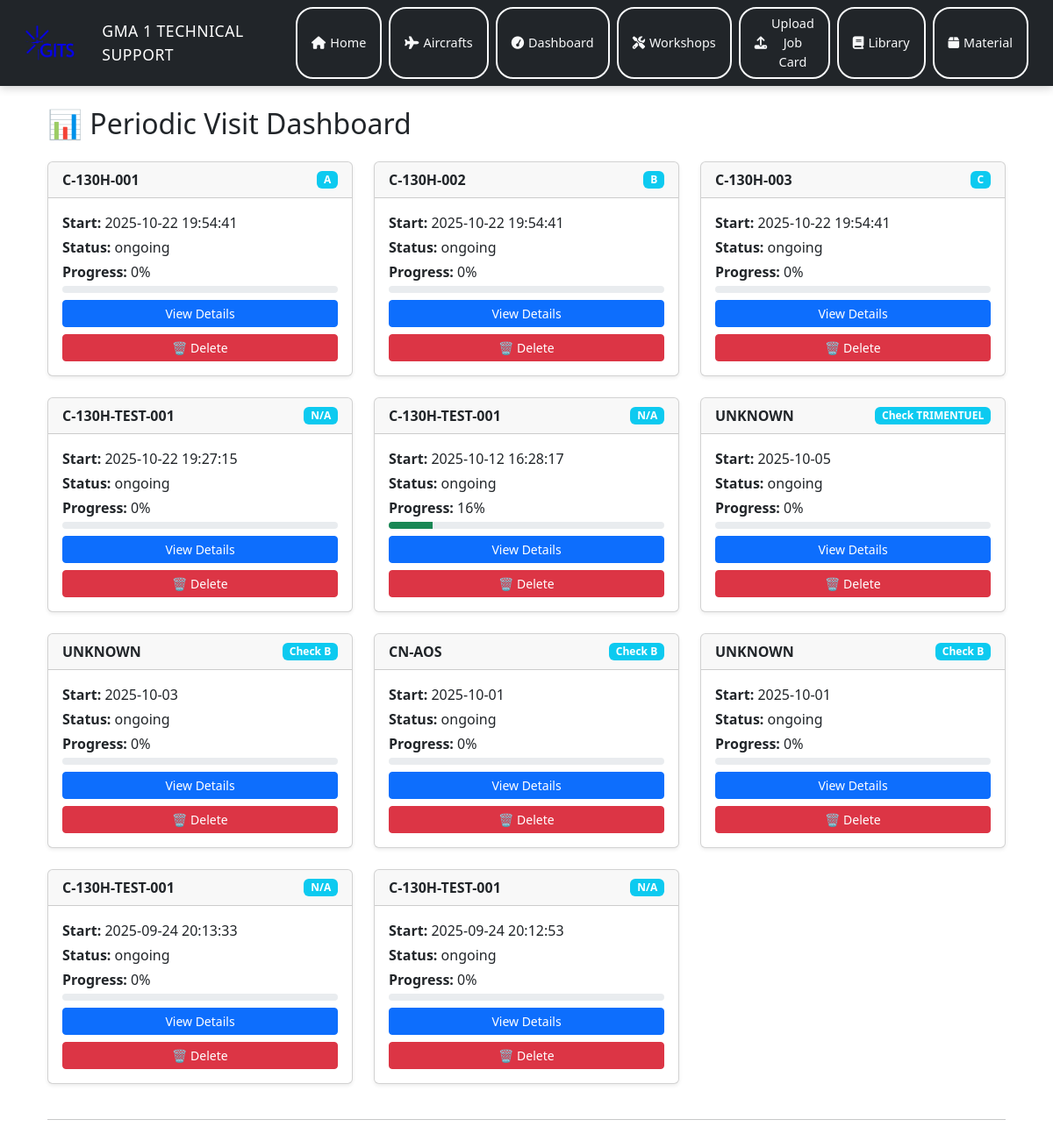
/dashboard, run on the app's committed database.
### tables this page shows
CREATE TABLE periodic_visits (
            id INTEGER PRIMARY KEY AUTOINCREMENT,
            aircraft TEXT,
            start_date TIMESTAMP,
            end_date TIMESTAMP,
            status TEXT,  -- e.g. 'ongoing', 'finished'
            created_at TIMESTAMP DEFAULT CURRENT_TIMESTAMP
        , vp_type TEXT, aircraft_id INTEGER);

### app.py (the view)
@app.route("/dashboard")
def dashboard():
    conn = sqlite3.connect(DB_FILE)
    c = conn.cursor()
    c.execute("""
        SELECT id, aircraft, aircraft_id, start_date, end_date, status, vp_type, created_at
        FROM periodic_visits
        WHERE status LIKE 'ongoing%' OR status='ongoing' OR status LIKE 'Started%' OR status='Started'
        ORDER BY start_date DESC, created_at DESC
    """)
    raw_visits = c.fetchall()
    visits = []
    for v in raw_visits:
        vid, aircraft_text, aircraft_id, start_date, end_date, status, vp_type, created_at = v
        c.execute("SELECT COUNT(*) FROM visit_cards WHERE visit_id=?", (vid,))
        total = c.fetchone()[0] or 0
        c.execute("SELECT COUNT(*) FROM visit_cards WHERE visit_id=? AND status='done'", (vid,))
        done = c.fetchone()[0] or 0
        c.execute("SELECT COUNT(*) FROM visit_cards WHERE visit_id=? AND status='in_progress'", (vid,))
        inprog = c.fetchone()[0] or 0
        pending = max(total - done - inprog, 0)
        pct = int((done / total) * 100) if total > 0 else 0
        visits.append({
            "id": vid,
            "aircraft": aircraft_text or ("#"+str(aircraft_id) if aircraft_id else "N/A"),
            "start_date": start_date,
            "end_date": end_date,
            "status": status,
            "type": vp_type or "N/A",
            "total": total,
            "done": done,
            "in_progress": inprog,
            "pending": pending,
            "pct": pct
        })
    conn.close()
    return render_template("dashboard.html", visits=visits)

### templates/dashboard.html (shortened to what this page needs)
{% extends "base.html" %}
{% block content %}
<div class="container my-4">
  <h2 class="mb-4">📊 Periodic Visit Dashboard</h2>
  {% if visits %}
    <div class="row">
      {% for v in visits %}
      <div class="col-md-4 mb-4">
        <div class="card shadow-sm vp-card" data-visit-id="{{ v.id }}">
          <div class="card-header d-flex justify-content-between align-items-center">
            <strong>{{ v.aircraft }}</strong>
            <span class="badge bg-info">{{ v.type }}</span>
          </div>
          <div class="card-body">
            <p class="mb-1"><b>Start:</b> {{ v.start_date }}</p>
            <p class="mb-1"><b>Status:</b> {{ v.status }}</p>
            <p class="mb-1"><b>Progress:</b> {{ v.pct }}%</p>
            <div class="progress mb-2" style="height: 8px;">
              <div class="progress-bar bg-success" style="width: {{ v.pct }}%"></div>
            </div>
            <button class="btn btn-primary btn-sm view-details w-100">View Details</button>
            <button class="btn btn-danger btn-sm mt-2 delete-vp w-100">🗑 Delete</button>
          </div>
        </div>
      </div>
      {% endfor %}
    </div>
  {% else %}
    <div class="alert alert-info">No ongoing VPs found.</div>
  {% endif %}
  <hr>
</div>
{% endblock %}

### data on the page
periodic_visits: aircraft "C-130H-001", type "A", start_date "2025-10-22 19:54:41", status "ongoing", pct "0"
periodic_visits: aircraft "C-130H-002", type "B", start_date "2025-10-22 19:54:41", status "ongoing", pct "0"
periodic_visits: aircraft "C-130H-003", type "C", start_date "2025-10-22 19:54:41", status "ongoing", pct "0"
periodic_visits: aircraft "C-130H-TEST-001", type "N/A", start_date "2025-10-22 19:27:15", status "ongoing", pct "0"
periodic_visits: aircraft "C-130H-TEST-001", type "N/A", start_date "2025-10-12 16:28:17", status "ongoing", pct "16"
periodic_visits: aircraft "UNKNOWN", type "Check TRIMENTUEL", start_date "2025-10-05", status "ongoing", pct "0"
periodic_visits: aircraft "UNKNOWN", type "Check B", start_date "2025-10-03", status "ongoing", pct "0"
periodic_visits: aircraft "CN-AOS", type "Check B", start_date "2025-10-01", status "ongoing", pct "0"
periodic_visits: aircraft "UNKNOWN", type "Check B", start_date "2025-10-01", status "ongoing", pct "0"
periodic_visits: aircraft "C-130H-TEST-001", type "N/A", start_date "2025-09-24 20:13:33", status "ongoing", pct "0"
periodic_visits: aircraft "C-130H-TEST-001", type "N/A", start_date "2025-09-24 20:12:53", status "ongoing", pct "0"
